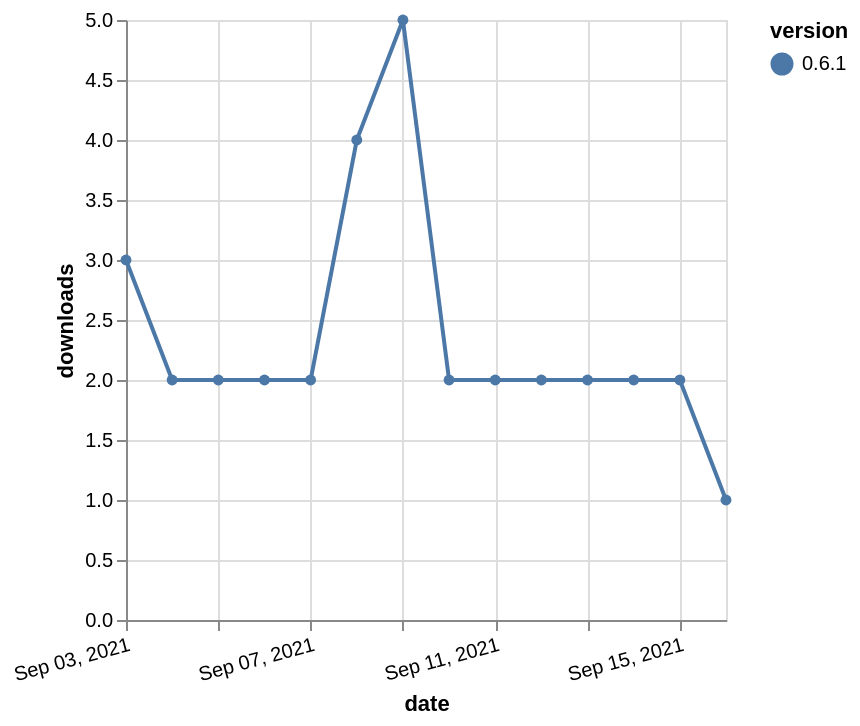

Write the Vega-Lite specification saved for this chart.
### Vega-Lite specification from a JSON file in a GitHub repository (floating-point values rounded to 4 significant figures)
{"$schema": "https://vega.github.io/schema/vega-lite/v5.json", "description": "A simple bar chart with embedded data.", "data": {"values": [{"date": "2021-09-03", "total": 4126, "delta": 3, "version": "0.6.1"}, {"date": "2021-09-04", "total": 4128, "delta": 2, "version": "0.6.1"}, {"date": "2021-09-05", "total": 4130, "delta": 2, "version": "0.6.1"}, {"date": "2021-09-06", "total": 4132, "delta": 2, "version": "0.6.1"}, {"date": "2021-09-07", "total": 4134, "delta": 2, "version": "0.6.1"}, {"date": "2021-09-08", "total": 4138, "delta": 4, "version": "0.6.1"}, {"date": "2021-09-09", "total": 4143, "delta": 5, "version": "0.6.1"}, {"date": "2021-09-10", "total": 4145, "delta": 2, "version": "0.6.1"}, {"date": "2021-09-11", "total": 4147, "delta": 2, "version": "0.6.1"}, {"date": "2021-09-12", "total": 4149, "delta": 2, "version": "0.6.1"}, {"date": "2021-09-13", "total": 4151, "delta": 2, "version": "0.6.1"}, {"date": "2021-09-14", "total": 4153, "delta": 2, "version": "0.6.1"}, {"date": "2021-09-15", "total": 4155, "delta": 2, "version": "0.6.1"}, {"date": "2021-09-16", "total": 4156, "delta": 1, "version": "0.6.1"}]}, "width": "container", "mark": {"type": "line", "point": {"filled": true}}, "encoding": {"x": {"field": "date", "type": "temporal", "timeUnit": "yearmonthdate", "title": "date", "axis": {"labelAngle": -15}}, "y": {"field": "delta", "type": "quantitative", "title": "downloads"}, "color": {"field": "version", "type": "nominal"}, "tooltip": {"field": "delta"}}}
